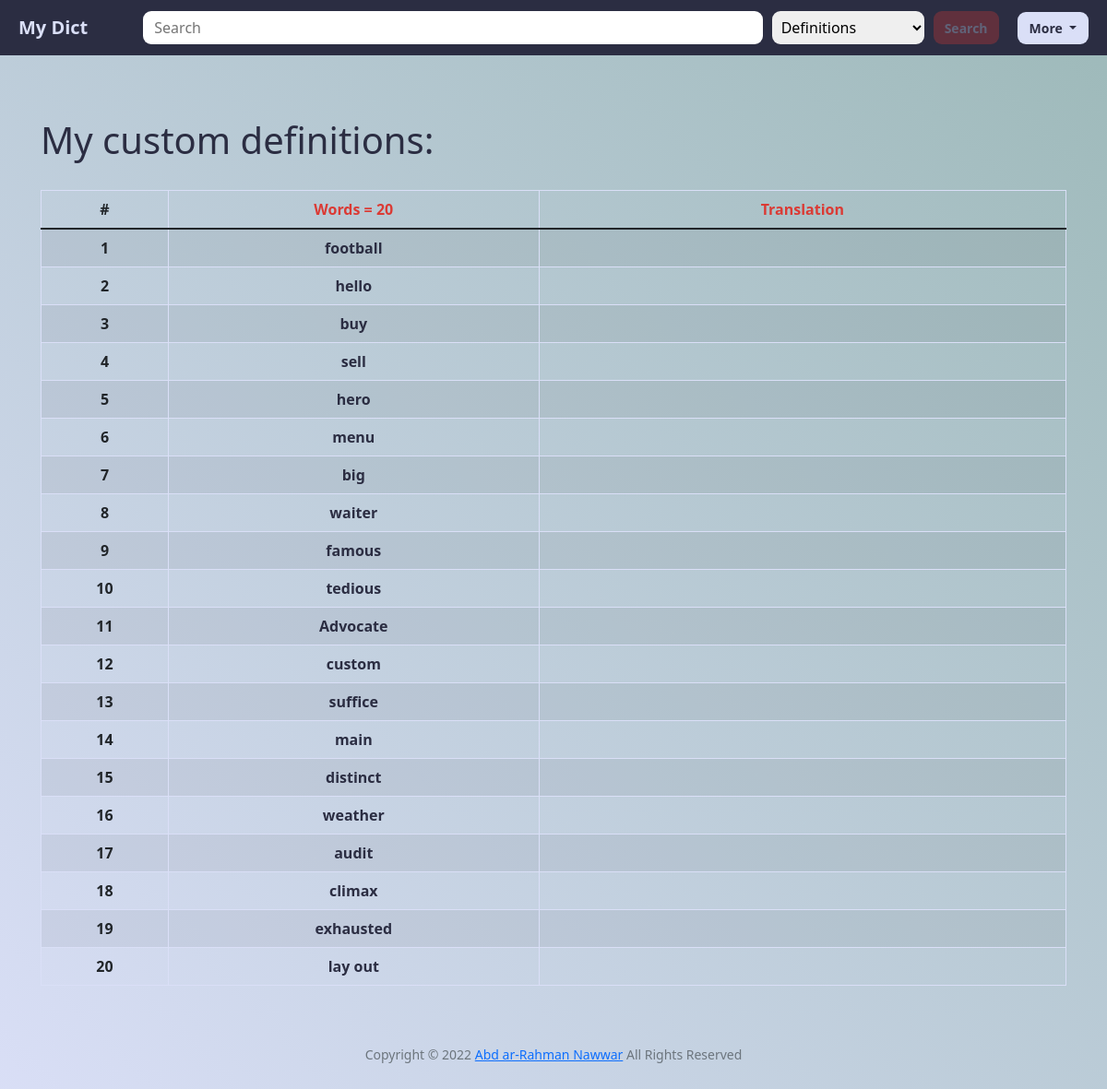
The app's page /custom_definition (signed in) with its own data.
### tables this page shows
CREATE TABLE my_definitions(id INTEGER PRIMARY KEY,userr_id INTEGER,word TEXT,meaning TEXT,trans TEXT,example_en TEXT,example_ar TEXT,type TEXT,notes TEXT,usuallywith TEXT);

### app.py (the view)
@app.route("/custom_definition", methods=["GET", "POST"])
@login_required
def add():
    if request.method == "POST":
        word = request.form.get("word")
        meaning = request.form.get("meaning")
        trans = request.form.get("trans")
        type = request.form.get("type")
        example_en = request.form.get("example_en")
        example_ar = request.form.get("example_ar")
        notes = request.form.get("notes")
        usuallywith = request.form.get("usuallywith")
        db.execute("CREATE TABLE IF NOT EXISTS my_definitions(id INTEGER PRIMARY KEY,userr_id INTEGER,word TEXT,meaning TEXT,trans TEXT,example_en TEXT,example_ar TEXT,type TEXT,notes TEXT,usuallywith TEXT)")
        db.execute("INSERT INTO my_definitions (word,meaning,trans,type,example_en,example_ar,notes,usuallywith,userr_id) VALUES (?,?,?,?,?,?,?,?,?)",
                   word, meaning, trans, type, example_en, example_ar, notes, usuallywith, int(session["user_id"]))
        return redirect("/translate?word={}".format(word))
    else:
        my_custom_definitions_list = {"definitions": None, "definitions_count": 0}
        fetched_my_word_list = db.execute("SELECT * FROM my_definitions WHERE userr_id = ?", session["user_id"])
        definitions_count = len(fetched_my_word_list)
        if not definitions_count == 0:
            my_custom_definitions_list["definitions"] = fetched_my_word_list
            my_custom_definitions_list["definitions_count"] = definitions_count
        return render_template("custom_definitions.html", my_definitions = my_custom_definitions_list)

### helpers.py (called while the page is built)
def login_required(f):
    @wraps(f)
    def decorated_function(*args, **kwargs):
        if session.get("user_id") is None:
            return redirect("/login")
        return f(*args, **kwargs)
    return decorated_function

### templates/custom_definitions.html (shortened to what this page needs)
{% extends "layout.html" %}  {% block main %} {% if my_definitions.definitions != None %}
<div class="container">
  <h1 class="page-title">My custom definitions:</h1>
  <table class="table table-striped table-bordered table-my-word-list">
    <thead>
      <tr>
        <th scope="col">#</th>
        <th scope="col">Words = {{my_definitions.definitions_count}}</th>
        <th scope="col">Translation</th>
      </tr>
    </thead>
    <tbody>
      {% for def in my_definitions.definitions %}
      <tr>
        <th scope="row">{{loop.index}}</th>
        <td>
          <a
            href="/translate?word={{def.word}}&search-type=definitions"
            class="list-word"
          >
            {{def.word}}
          </a>
        </td>
        <td><span class="table-word-translation">{{def.trans}}</span></td>
      </tr>
      {% endfor %}
    </tbody>
  </table>
</div>
{% else %} You didn't add any custom definitions.{% endif %}{% endblock %}

### templates/layout.html (shortened to what this page needs)
<!DOCTYPE html>
<html lang="en">
  <head>
    <link
      href="https://cdn.jsdelivr.net/npm/bootstrap@5.1.3/dist/css/bootstrap.min.css"
      rel="stylesheet"
    />
    <link
      href="https://cdnjs.cloudflare.com/ajax/libs/font-awesome/6.1.1/css/all.min.css"
      rel="stylesheet"
    />
    <link href="/static/styles.css" rel="stylesheet" />
  </head>
  <body>
    <div class="page-container">
      <nav class="navbar">
        <a class="navbar-brand" href="/">My Dict</a>
        {% if session["user_id"] %}
        <form class="search-form" action="/translate">
          <input
            class="search-input"
            type="search"
            name="word"
            autocomplete="off"
            autofocus
            placeholder="Search"
            required
            speech
            x-webkit-speech
          />
          <select name="search-type" class="search-select">
            <option value="definitions">Definitions</option>
          </select>
          <button
            class="btn btn-secondary my-2 my-sm-0 btn-header"
            type="submit"
          >
            Search
          </button>
        </form>
        <div class="dropdown">
          <button
            class="btn reg dropdown-toggle btn-text"
            type="button"
            id="dropdownMenuButton"
            data-toggle="dropdown"
            aria-haspopup="true"
            aria-expanded="false"
          >
            More
          </button>
        </div>
        {% endif %}
      </nav>
      <main class="container-fluid py-5 text-center">
        {% block main %}{% endblock %}
      </main>
      <footer class="mb-5 small text-center text-muted">
        <p style="text-align: center">
          Copyright &copy;
          <a href="https://twitter.com/ar_nawwar" target="_blank"
            >Abd ar-Rahman Nawwar</a
          >
          All Rights Reserved
        </p>
      </footer>
    </div>
  </body>
</html>

### static/styles.css (style rules this page uses)
:root { --main-color: #2b2d42; --secondary-color: #dadff7; --color-secondary: #5a7d7c; --color-secondary: #003c7d; --color-secondary: #dadff7; --color-secondary-2: #9db9b9; --color-secondary-3: #db3a34; }
* { margin: 0; padding: 0; box-sizing: border-box; }
.page-container { max-width: 1440px; margin: 0 auto; padding: 80px 20px 20px; position: relative; }
body { background-image: linear-gradient( to bottom left, var(--color-secondary-2), var(--color-secondary) ); min-height: 100vh; color: var(--main-color); }
.search-form { flex: 1; }
.btn { font-size: 14px; border-color: transparent; border-radius: 9px; transition: all 0.3s; color: var(--secondary-color); background-color: var(--color-secondary-3); }
.navbar { display: flex; justify-content: space-between; align-items: center; flex-wrap: nowrap; padding: 10px 20px; gap: 20px; background-color: var(--main-color); position: fixed; top: 0; left: 0; z-index: 1000; width: 100%; }
.navbar-brand { margin-right: 40px; color: var(--secondary-color); font-weight: 800; }
.btn-text { min-width: fit-content; text-decoration: none; color: var(--secondary-color); font-weight: 600; }
.search-form { display: flex; flex: 1; gap: 10px; }
.search-form:invalid button[type="submit"] { opacity: 0.3; pointer-events: none; }
.search-input { flex: 1; border-radius: 9px; padding: 6px 12px; border: none; }
.btn-header { background-color: var(--color-secondary-3); font-weight: 600; border: none; }
.search-select { border: none; border-radius: 9px; padding: 3px 6px; }
.btn.reg { background-color: var(--secondary-color); color: var(--main-color); }
.page-title { margin-bottom: 30px; text-align: left; }
thead tr th:not(:first-child) { color: var(--color-secondary-3); font-weight: 800; }
tbody tr td a { color: var(--main-color); font-weight: 600; }
.list-word { text-decoration: none; color: var(--main-color); }
.table-my-word-list { overflow-y: auto; min-width: max-content; border-color: var(--secondary-color); }

### records on screen
my_definitions: word "football"
my_definitions: word "hello"
my_definitions: word "buy"
my_definitions: word "sell"
my_definitions: word "hero"
my_definitions: word "menu"
my_definitions: word "big"
my_definitions: word "waiter"
my_definitions: word "famous"
my_definitions: word "tedious"
my_definitions: word "Advocate"
my_definitions: word "custom"
my_definitions: word "suffice"
my_definitions: word "main"
my_definitions: word "distinct"
my_definitions: word "weather"
my_definitions: word "audit"
my_definitions: word "climax"
my_definitions: word "exhausted"
my_definitions: word "lay out"

### other values on screen
{{ my_definitions.definitions_count }} "20"
